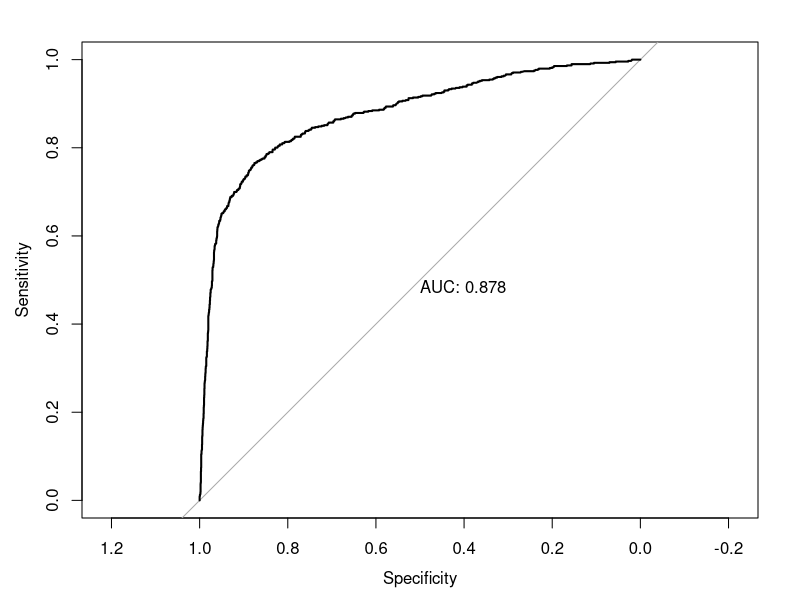
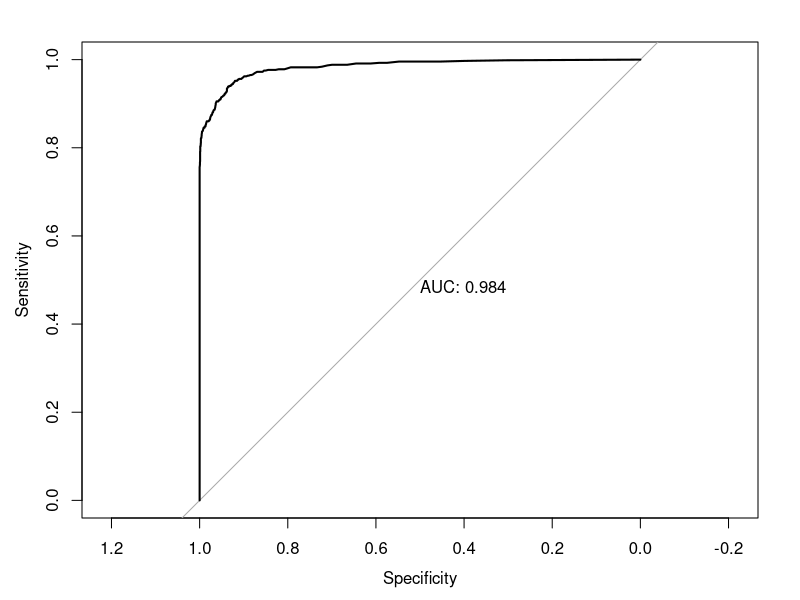
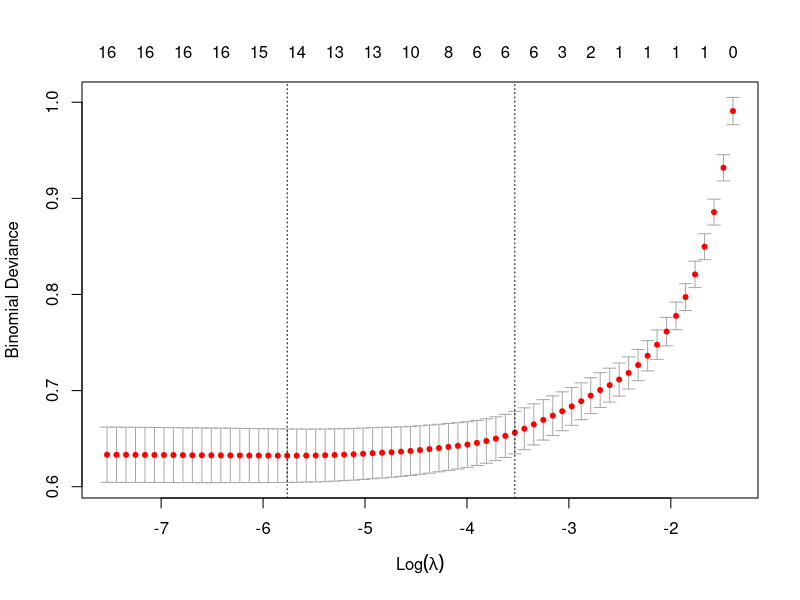
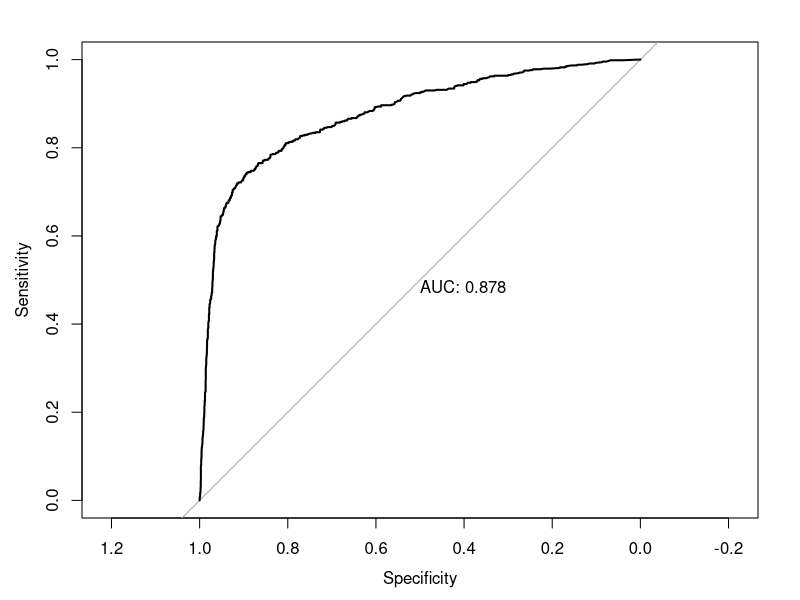
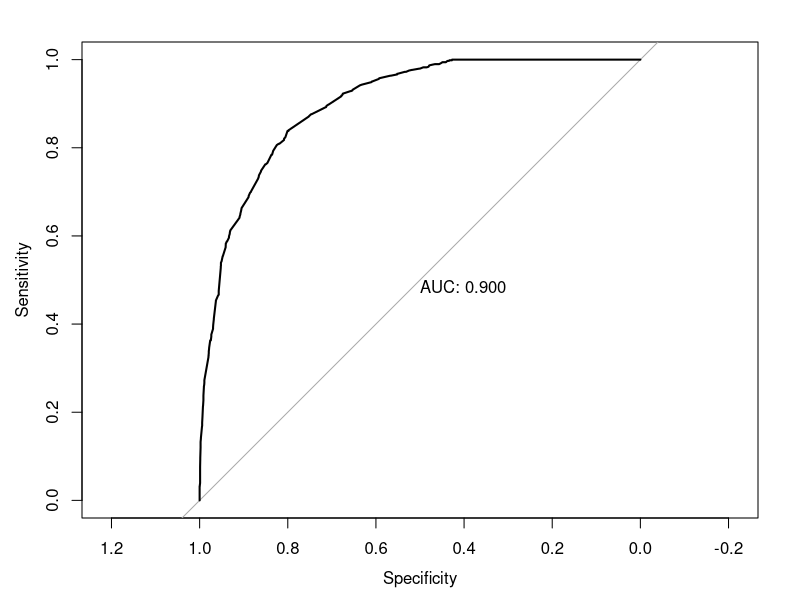

Write R code to recreate these figures, in order.
data <- read.csv("../data/FinalProjectDataset.csv")
test_data = data[is.na(data$disc_hire),]
test_data_y = test_data[, 1 , drop = FALSE]
train_data = data[!is.na(data$disc_hire),]
train_data_y = train_data[, 1 , drop = FALSE]
View(test_data)


## Logistic Regression

set.seed(1)
glm.fits <- glm(
  disc_hire ~ . ,
  data = train_data , family = binomial
)
n=dim(train_data)[1]
m=dim(test_data)[1]
glm.probs <- predict(glm.fits , type = "response")
glm.pred <- rep(0, n)
glm.pred[glm.probs > 0.5] = 1
mean(glm.pred == train_data$disc_hire)

glm.probs1 <- predict(glm.fits , newdata = test_data, type = "response")
glm.pred1 <- rep(0, m)
glm.pred1[glm.probs1 > .5] = 1
glm

library(pROC)
test_roc = roc(train_data$disc_hire ~ glm.probs, plot = TRUE, print.auc = TRUE) # 0.878


## Random Forests

set.seed(1)
library(randomForest)
train_dataRF = train_data
train_dataRF$disc_hire = as.factor(train_data$disc_hire)
bag.data <- randomForest(disc_hire ~ ., data = train_dataRF, importance = TRUE, proximity=T)
yhat.bag <- predict(bag.data , newdata = train_data, type = "prob")
forest.pred <- rep(0, n)
probs = as.vector(yhat.bag[, 2])
forest.pred[probs > .5] = 1
mean(forest.pred == train_data$disc_hire)
test_roc = roc(train_data$disc_hire ~ probs, plot = TRUE, print.auc = TRUE) # 0.984

## Logistic Regression with Lasso Regularization

library(glmnet)
set.seed (1)
grid <- 10^seq(10, -2, length = 100)
lasso.mod <- glmnet(as.matrix(train_data[, 2:18]), as.factor(train_data[, 1]), alpha = 1,
                    lambda = grid, family = "binomial")
cv.out <- cv.glmnet(as.matrix(train_data[, 2:18]), as.factor(train_data[, 1]), alpha = 1, family = "binomial")
plot(cv.out)
bestlam <- cv.out$lambda.min # 0.003141718
lasso.probs <- predict(lasso.mod , s = bestlam ,
                      newx = as.matrix(train_data[, 2:18]), type= "response")
lasso.pred = rep(0,n)
lasso.pred[lasso.probs > .5] = 1
mean(lasso.pred == train_data$disc_hire) # 0.8910606
test_roc = roc(train_data$disc_hire ~ as.vector(lasso.probs), plot = TRUE, print.auc = TRUE) # 0.878

## KNN

library(caret)
set.seed(1)
trControl <- trainControl(method  = "cv",
                          number  = 10)
fit <- train(as.factor(disc_hire) ~ .,
             method     = "knn",
             tuneGrid   = expand.grid(k = 1:10),
             trControl  = trControl,
             metric     = "Accuracy",
             data       = train_data) # 8

knnPredict <- predict(fit,newdata = train_data[, 2:18], type = "prob")
probs = as.vector(knnPredict[, 2])
mean(knnPredict == train_data$disc_hire) # 0.852264
knn.pred = rep(0,n)
knn.pred[probs>.5]=1
mean(knn.pred == train_data$disc_hire)
test_roc = roc(train_data$disc_hire ~probs, plot = TRUE, print.auc = TRUE) # 0.90
